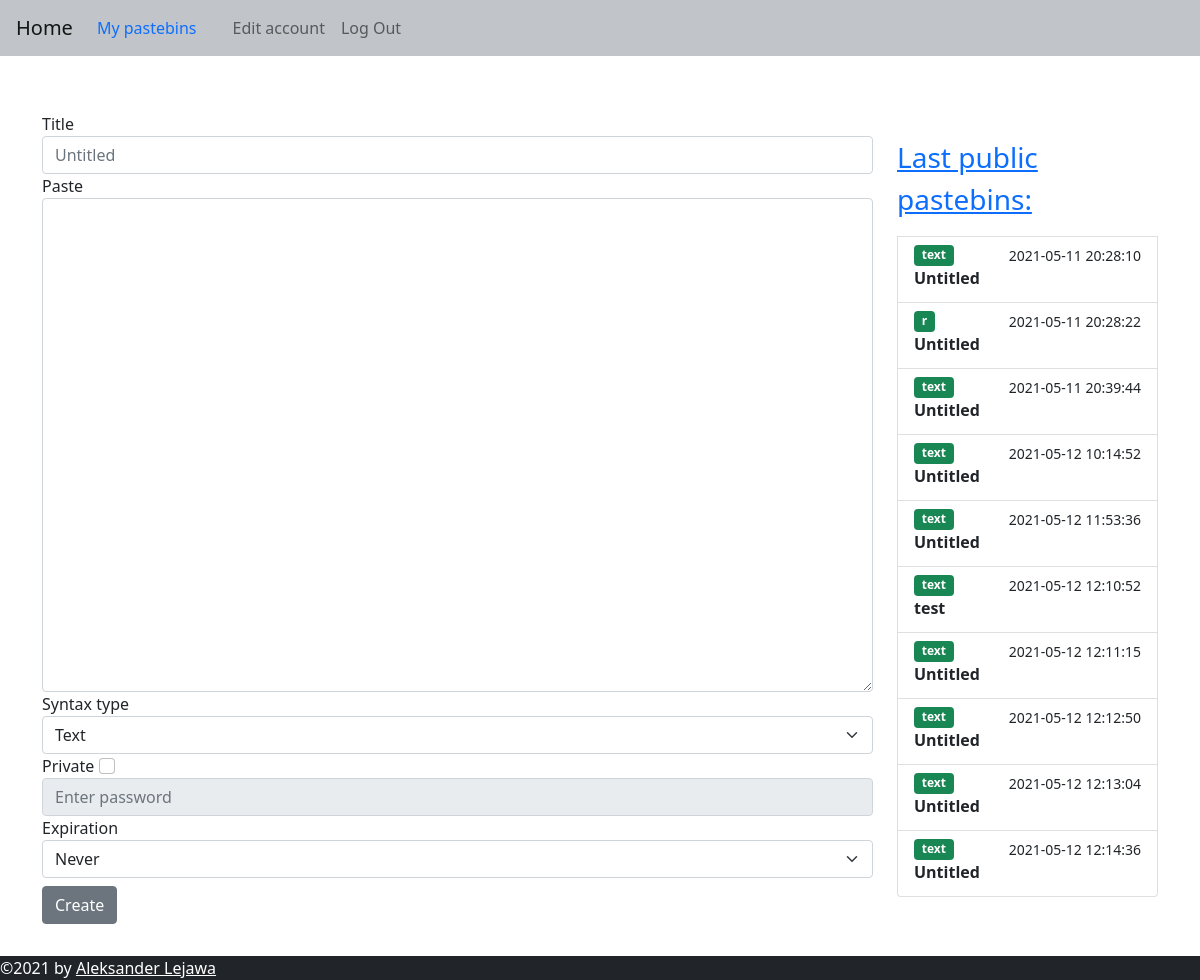
The app's page / (signed in) with its own data.
### web/models.py (models this page shows, shortened)
class Pastebin(db.Model):
    id = db.Column(db.Integer, primary_key=True)
    title = db.Column(db.String(100), default="Untitled")
    content = db.Column(db.String(60000))
    syntax = db.Column(db.String(50))
    user_id = db.Column(db.Integer, db.ForeignKey("user.id"))
    date = db.Column(db.DateTime(timezone=True))
    expire_date = db.Column(db.DateTime(timezone=True))
    password = db.Column(db.String(150))
    link = db.Column(db.String(150), unique=True)
    def is_expired(self):
        if self.expire_date:
            if datetime.utcnow() > self.expire_date:
                db.session.delete(self)
                db.session.commit()
                return True
            return False
        else:
            return False

### web/pastebin/routes.py (the view, shortened to what this page needs)
@bp.route("/", methods=["GET", "POST"])
def home():
   form = CreatePastebinForm()
   return render_template("home.html", user=current_user, form=form, public_pastebins=get_public_pastebins())

### web/pastebin/forms.py (shortened to what this page needs)
class CreatePastebinForm(FlaskForm):
    types = [
        "Text","Bash", "C", "C#", "C++", "CSS", "GO", "HTML", "HTTP", "INI",
        "Java", "JavaScript", "JSON", "Kotlin", "LUA", "Markdown", "Objective-C",
        "Perl", "PHP", "Python", "R", "Ruby", "Rust", "SQL", "TypeScript"
    ]
    dates = [
        "Never",
        "1 Minute",
        "15 Minutes",
        "1 Hour",
        "1 Day",
        "1 Week",
        "1 Month",
        "1 Year"
    ]
    title = StringField("Title", validators=[Optional(), Length(max=100, message="Title can't exceed %(max)d characters.")], filters= [lambda x: x or None])
    content = TextAreaField("Paste", validators=[DataRequired(), Length(max=60000, message="Pastebin can't be longer than %(max)d characters.")])
    syntax = SelectField("Syntax type", choices=types, validators=[DataRequired()])
    private = BooleanField("Private")
    password = StringField()
    expire = SelectField("Expiration", choices=dates)
    submit = SubmitField("Create")

### web/pastebin/routes.py (called while the page is built)
def get_public_pastebins():
   pastebins = Pastebin.query.filter_by(password=None).all()[-10:]
   for pastebin in pastebins:
      pastebin.is_expired()
   return pastebins

### web/templates/home.html (shortened to what this page needs)
{% extends "base.html" %}
{% block content%}
<div class="row">
  <div class="col-9">
    <form method="POST">
      <div class="form-group mt-5">
        {{ form.title.label}}
        {{ form.title(class_="form-control", placeholder="Untitled")}}
      </div>
      {{ form.content.label }}
      {{ form.content(class_="form-control", cols="35", rows="20") }}
      {{ form.syntax.label}}
      {{ form.syntax(class_="form-select")}}
      {{ form.private.label }}
      {{ form.private(class_="form-check-input") }}
      {{ form.password(class_="form-control", disabled="", placeholder="Enter password") }}
      {{ form.expire.label }}
      {{ form.expire(class_="form-select")}}
      {{ form.submit(class_="btn btn-secondary mt-2 mb-2") }}
    </form>
  </div>
  <div class="col mt-5">
    <div class="list-group mt-4">
      <a href="/public?page=1"><p class="lead fs-3">Last public pastebins:</a></p>
      {% for pastebin in public_pastebins %}
      <a href="{{pastebin.link}}" class="list-group-item list-group-item-action">
        <div class="d-flex w-100 justify-content-between">
          <span class="badge bg-success">{{ pastebin.syntax }}</span>
          <small>{{ pastebin.date.replace(microsecond=0) }}</small>
        </div>
        <p class="mb-1"><b>{{ pastebin.title if pastebin.title|length < 10 else pastebin.title[:10] + "..."}}</b></p>
      </a>
      {% endfor %}
    </div>
  </div>
</div>
{% endblock %}

### web/static/css/style.css (style rules this page uses)
#content { height:100%; }

### records on screen
Pastebin: syntax "text", date.replace "2021-05-11 20:28:10", title "Untitled"
Pastebin: syntax "r", date.replace "2021-05-11 20:28:22", title "Untitled"
Pastebin: syntax "text", date.replace "2021-05-11 20:39:44", title "Untitled"
Pastebin: syntax "text", date.replace "2021-05-12 10:14:52", title "Untitled"
Pastebin: syntax "text", date.replace "2021-05-12 11:53:36", title "Untitled"
Pastebin: syntax "text", date.replace "2021-05-12 12:10:52", title "test"
Pastebin: syntax "text", date.replace "2021-05-12 12:11:15", title "Untitled"
Pastebin: syntax "text", date.replace "2021-05-12 12:12:50", title "Untitled"
Pastebin: syntax "text", date.replace "2021-05-12 12:13:04", title "Untitled"
Pastebin: syntax "text", date.replace "2021-05-12 12:14:36", title "Untitled"
